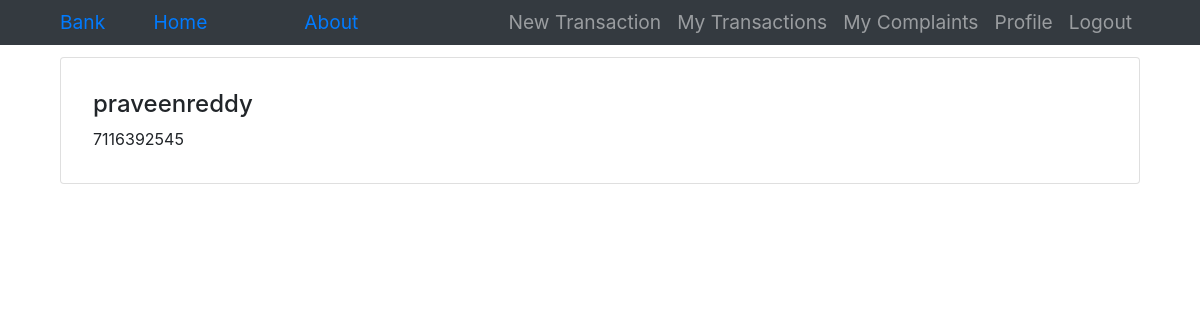
The page /user/profile/praveenreddy/ (signed in) on the database as committed earlier.
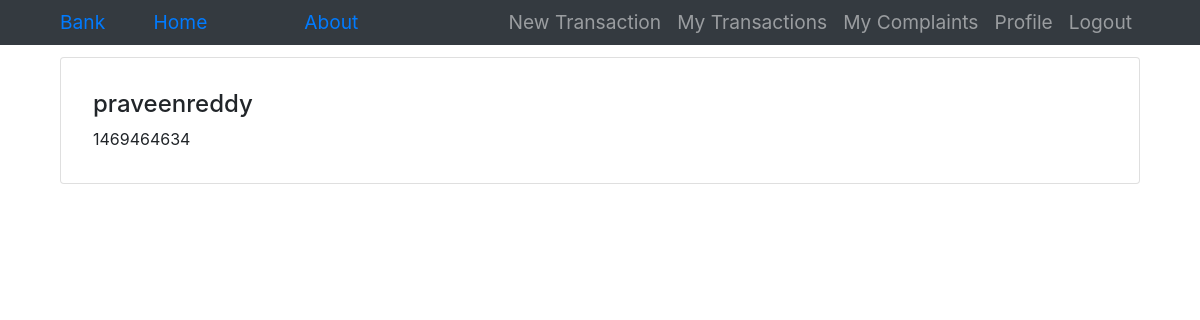
The same page on the database as committed later.
### users/models.py (models this page shows, shortened)
class Customer(models.Model):
    user=models.OneToOneField(User,on_delete=models.CASCADE)
    amount=models.BigIntegerField(default=3000)
    accountNumber=models.CharField(max_length=10,default='0123456789')#101

### users/views.py (the view)
# urls.py: path('profile/<username>/',ProfileDetailView.as_view(template_name='users/profile.html'),name='profile'),
class ProfileDetailView(LoginRequiredMixin, DetailView):
    model = Customer
    fields = ['username']
    def get_object(self, **kwargs):
        user = None
        user = User.objects.filter(username=self.kwargs['username']).first()
        return get_object_or_404(Customer, user=user)

### users/templates/users/profile.html
{%extends 'users/base.html' %} {% block bodyContentBlock %}
<div class='card' style="padding: 2rem;" >
       <h4>{{object.user.username}}</h4>
       {{object.accountNumber}}
</div>
{% endblock bodyContentBlock %}

Rows that differ between the two databases and show on the page:
changed Customer "praveenreddy": accountNumber "7116392545" → "1469464634"
